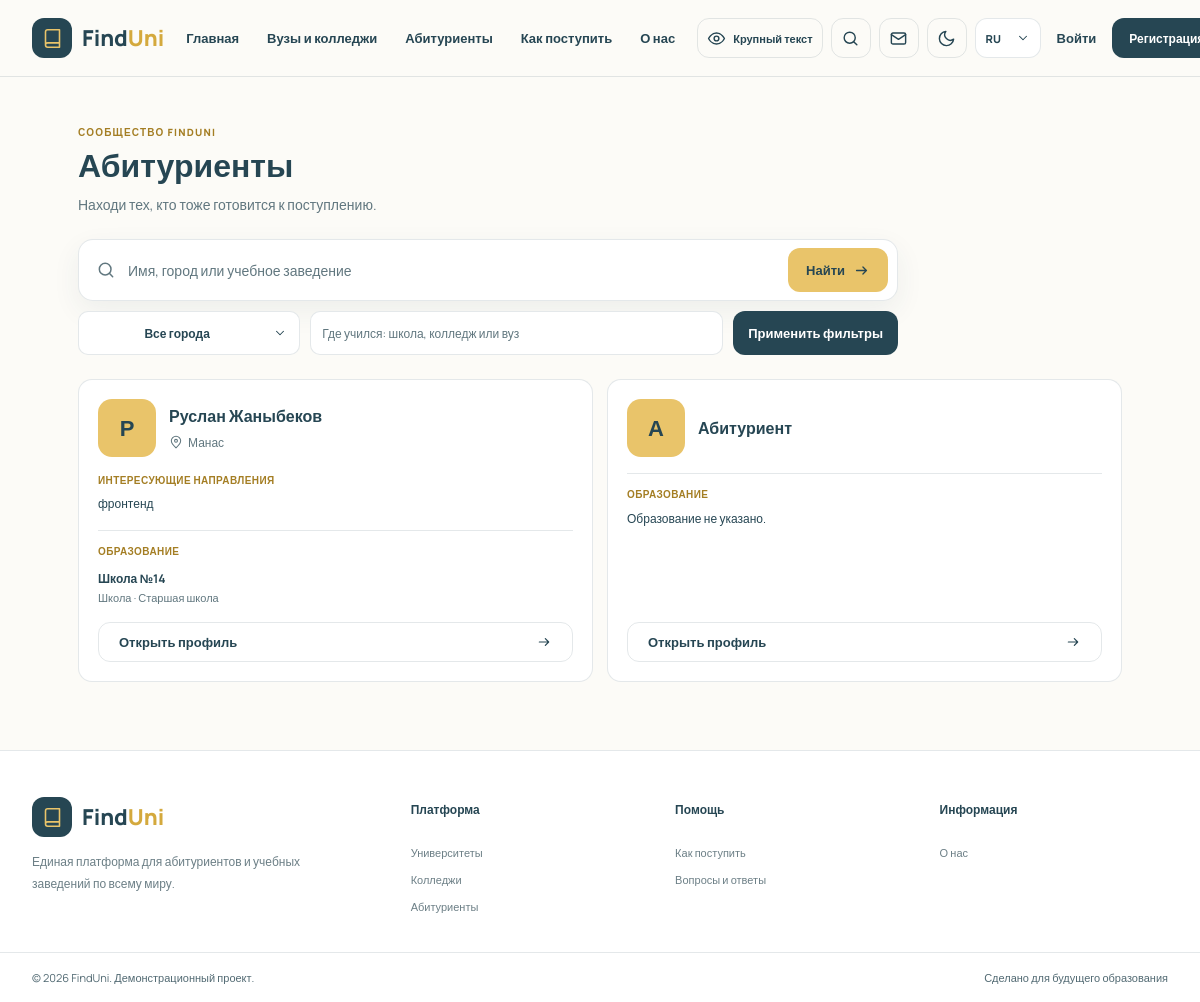
The page /students/ on the database its author committed.
### students/models.py (models this page shows, shortened)
class StudentProfile(models.Model):
    user = models.OneToOneField(settings.AUTH_USER_MODEL, on_delete=models.CASCADE, related_name='student_profile')
    full_name = models.CharField(max_length=150, blank=True)
    date_of_birth = models.DateField(null=True, blank=True)
    city = models.CharField(max_length=100, blank=True)
    nationality = models.CharField(max_length=100, blank=True)
    citizenship = models.CharField(max_length=100, blank=True)
    bio = models.TextField(blank=True)
    interests = models.TextField(blank=True)
    languages = models.CharField(max_length=200, blank=True)
    avatar = models.ImageField(upload_to='avatars/students/', blank=True)
    email_visible = models.BooleanField(default=False)
    contacts_visible = models.BooleanField(default=False)
    created_at = models.DateTimeField(auto_now_add=True)
    updated_at = models.DateTimeField(auto_now=True)
    class Meta:
        verbose_name = 'профиль абитуриента'
        verbose_name_plural = 'профили абитуриентов'

class EducationEntry(models.Model):
    LEVEL_CHOICES = [('school', 'Школа'), ('college', 'Колледж'), ('university', 'Вуз')]
    profile = models.ForeignKey(StudentProfile, related_name='education', on_delete=models.CASCADE)
    level = models.CharField(max_length=20, choices=LEVEL_CHOICES)
    institution_name = models.CharField(max_length=150)
    start_year = models.PositiveSmallIntegerField()
    end_year = models.PositiveSmallIntegerField(null=True, blank=True)
    specialty = models.CharField(max_length=150, blank=True)
    class Meta:
        verbose_name = 'запись об образовании'
        verbose_name_plural = 'образование абитуриентов'

### accounts/models.py (models this page shows, shortened)
class User(AbstractUser):
    ROLE_CHOICES = [('student', 'Студент'), ('institution', 'Учебное заведение'), ('admin', 'Администратор')]
    role = models.CharField(max_length=20, choices=ROLE_CHOICES, default='student')
    class Meta(AbstractUser.Meta):
        verbose_name = 'пользователь'
        verbose_name_plural = 'пользователи'

### students/views.py (the view, shortened to what this page needs)
# urls.py: path('', views.student_list, name='student-list'),
def student_list(request):
    query = request.GET.get('q', '').strip()
    city = request.GET.get('city', '').strip()
    institution = request.GET.get('institution', '').strip()
    qs = StudentProfile.objects.select_related('user').prefetch_related('education', 'comments')
    if city:
        qs = qs.filter(city=city)
    if institution:
        qs = qs.filter(education__institution_name__icontains=institution)
    page_obj = Paginator(qs.distinct().order_by('pk'), 10).get_page(request.GET.get('page'))
    query_parameters = request.GET.copy()
    query_parameters.pop('page', None)
    cities = StudentProfile.objects.exclude(city='').order_by('city').values_list('city', flat=True).distinct()
    return render(request, 'students/list.html', {
        'students': page_obj.object_list,
        'page_obj': page_obj,
        'query_parameters': query_parameters.urlencode(),
        'cities': cities,
        'selected_city': city,
        'institution_query': institution,
    })

### core/context_processors.py (called while the page is built, shortened)
def inbox(request):
    if not request.user.is_authenticated:
        return {'inbox_notifications': (), 'inbox_unread_count': 0}

### templates/students/list.html (shortened to what this page needs)
{% extends 'base.html' %}
{% load static %}
{% block extra_head %}<link rel="stylesheet" href="{% static 'css/students-list.css' %}?v=1"><link rel="stylesheet" href="{% static 'css/catalog-lists.css' %}?v=1">{% endblock %}
{% block content %}
<section class="student-list-page" aria-labelledby="student-list-title">
	<div class="student-list-heading"><p class="section-kicker">Сообщество FindUni</p><h1 id="student-list-title">Абитуриенты</h1><p>Находи тех, кто тоже готовится к поступлению.</p></div>
	<form method="get" class="student-list-tools" role="search">
		<div class="student-search-form"><svg class="icon" aria-hidden="true"><use href="#icon-search"/></svg><label class="visually-hidden" for="student-search-input">Поиск абитуриентов по имени, городу или месту обучения</label><input id="student-search-input" name="q" value="{{ request.GET.q }}" placeholder="Имя, город или учебное заведение"><button class="button" type="submit">Найти <svg class="icon" aria-hidden="true"><use href="#icon-arrow"/></svg></button></div>
		<div class="student-filter-row">
			<div class="city-picker custom-picker student-city-filter">
				<button class="picker-trigger" type="button" aria-expanded="false" aria-haspopup="listbox"><span>{% if selected_city %}{{ selected_city }}{% else %}Все города{% endif %}</span><svg class="icon picker-chevron" aria-hidden="true"><use href="#icon-chevron"/></svg></button>
			</div>
			<label class="student-institution-filter"><span class="visually-hidden">Фильтр по месту обучения</span><input name="institution" value="{{ institution_query }}" placeholder="Где учился: школа, колледж или вуз"></label>
			<button class="button student-filter-submit" type="submit">Применить фильтры</button>
		</div>
	</form>
	<div class="student-cards">
		{% for student in students %}
			<article class="student-card">
				<div class="student-card-heading">
					<a class="student-card-avatar" href="{% url 'student-detail' student.pk %}" aria-label="Открыть профиль: {{ student.full_name|default:student.user.get_full_name|default:'Абитуриент' }}">
						{% if student.avatar %}<img src="{{ student.avatar.url }}" alt="Фото {{ student.full_name|default:student.user.get_full_name|default:'Абитуриент' }}" loading="lazy">{% else %}<span aria-hidden="true">{{ student.full_name|default:student.user.get_full_name|default:'А'|first|upper }}</span>{% endif %}
					</a>
					<div class="student-card-identity"><h2><a href="{% url 'student-detail' student.pk %}">{{ student.full_name|default:student.user.get_full_name|default:'Абитуриент' }}</a></h2>{% if student.city %}<p class="student-card-city"><svg class="icon" aria-hidden="true"><use href="#icon-pin"/></svg>{{ student.city }}</p>{% endif %}</div>
				</div>
				{% if student.interests %}<div class="student-card-interests"><span>Интересующие направления</span><p>{{ student.interests }}</p></div>{% endif %}
				<div class="student-card-education"><span>Образование</span>{% for entry in student.education.all %}<div><strong>{{ entry.institution_name }}</strong><p>{{ entry.get_level_display }}{% if entry.specialty %} · {{ entry.specialty }}{% endif %}</p></div>{% empty %}<p>Образование не указано.</p>{% endfor %}</div>
				<a class="button button-outline student-card-open" href="{% url 'student-detail' student.pk %}">Открыть профиль <svg class="icon" aria-hidden="true"><use href="#icon-arrow"/></svg></a>
			</article>
		{% empty %}<p class="student-list-empty">Абитуриенты не найдены.</p>{% endfor %}
	</div>
</section>
{% endblock %}

### templates/base.html (shortened to what this page needs)
{% load static %}
<!doctype html>
<html lang="{{ request.LANGUAGE_CODE }}">
<head>
    <link rel="stylesheet" href="{% static 'css/styles.css' %}?v=27">
    <link rel="stylesheet" href="{% static 'css/profile-social.css' %}?v=1">
    <link rel="stylesheet" href="{% static 'css/inbox.css' %}?v=2">
    {% block extra_head %}{% endblock %}
</head>
<body class="{% if request.COOKIES.theme == 'dark' %}theme-dark{% endif %}{% if request.COOKIES.large_text == '1' %} large-text{% endif %}">
    <header class="site-header">
        <div class="header-inner">
            <a class="brand" href="{% url 'home' %}" aria-label="FindUni — главная">
                <span class="brand-mark"><svg class="icon"><use href="#icon-book"/></svg></span>
                <span>Find<span class="brand-accent">Uni</span></span>
            </a>
            <nav class="primary-nav" aria-label="Основная навигация">
                <a href="{% url 'home' %}">Главная</a>
                <a href="{% url 'institution-list' %}">Вузы и колледжи</a>
                <a href="{% url 'student-list' %}">Абитуриенты</a>
                <a href="{% url 'how-to-apply' %}">Как поступить</a>
                <a href="{% url 'about' %}">О нас</a>
            </nav>
            <div class="header-actions">
                <a class="icon-button accessibility-toggle{% if request.COOKIES.large_text == '1' %} is-active{% endif %}" href="{% url 'large-text-switch' %}?next={{ request.get_full_path|urlencode }}" aria-label="{% if request.COOKIES.large_text == '1' %}Выключить увеличенный текст{% else %}Включить увеличенный текст{% endif %}" title="{% if request.COOKIES.large_text == '1' %}Увеличенный текст включён{% else %}Увеличить текст{% endif %}"><svg class="icon" aria-hidden="true"><use href="#icon-eye"/></svg><span class="accessibility-toggle-label">{% if request.COOKIES.large_text == '1' %}Текст увеличен{% else %}Крупный текст{% endif %}</span></a>
                <button class="icon-button search-open desktop-search-open" type="button" aria-label="Открыть поиск" title="Поиск"><svg class="icon"><use href="#icon-search"/></svg></button>
                {% if user.is_authenticated and request.GET.view != 'guest' %}
                    <button class="icon-button nav-mail-button" type="button" data-inbox-open aria-haspopup="dialog" aria-controls="inbox-dialog" aria-label="Почта{% if inbox_unread_count %}, непрочитанных сообщений: {{ inbox_unread_count }}{% endif %}" title="Почта"><svg class="icon" aria-hidden="true"><use href="#icon-mail"/></svg>{% if inbox_unread_count %}<span class="nav-mail-count" aria-hidden="true">{{ inbox_unread_count }}</span>{% endif %}</button>
                {% else %}
                    <a class="icon-button nav-mail-button" href="{% url 'login' %}?next={{ request.get_full_path|urlencode }}" aria-label="Почта"><svg class="icon" aria-hidden="true"><use href="#icon-mail"/></svg></a>
                {% endif %}
                <a class="icon-button" href="{% if request.COOKIES.theme == 'dark' %}{% url 'theme-switch' 'light' %}{% else %}{% url 'theme-switch' 'dark' %}{% endif %}?next={{ request.get_full_path|urlencode }}" aria-label="Переключить тему"><svg class="icon"><use href="{% if request.COOKIES.theme == 'dark' %}#icon-sun{% else %}#icon-moon{% endif %}"/></svg></a>
                <details class="language-picker custom-picker">
                    <summary class="picker-trigger" aria-label="Выбрать язык"><span>{{ request.LANGUAGE_CODE|upper }}</span><svg class="icon picker-chevron"><use href="#icon-chevron"/></svg></summary>
                </details>
                {% if user.is_authenticated and request.GET.view != 'guest' %}
                    <a class="login-link" href="{% url 'dashboard' %}">Кабинет</a>
                    <form class="logout-form" method="post" action="{% url 'logout' %}">{% csrf_token %}<input type="hidden" name="next" value="{{ request.get_full_path }}"><button class="button button-small" type="submit">Выйти</button></form>
                {% else %}
                    <a class="login-link" href="{% url 'login' %}">Войти</a>
                    <a class="button button-small" href="{% url 'register' %}">Регистрация</a>
                {% endif %}
            </div>
        </div>
    </header>
    <main>{% block content %}{% endblock %}</main>
    <footer class="site-footer" id="about">
        <div class="footer-grid">
            <div class="footer-brand-column">
                <a class="brand" href="{% url 'home' %}"><span class="brand-mark"><svg class="icon"><use href="#icon-book"/></svg></span><span>Find<span class="brand-accent">Uni</span></span></a>
                <p>Единая платформа для абитуриентов и учебных заведений по всему миру.</p>
            </div>
            <div><h2>Платформа</h2><a href="{% url 'institution-list' %}?type=university">Университеты</a><a href="{% url 'institution-list' %}?type=college9">Колледжи</a><a href="{% url 'student-list' %}">Абитуриенты</a></div>
            <div><h2>Помощь</h2><a href="{% url 'how-to-apply' %}">Как поступить</a><a href="{% url 'about' %}#faq">Вопросы и ответы</a></div>
            <div><h2>Информация</h2><a href="{% url 'about' %}">О нас</a></div>
        </div>
        <div class="footer-bottom"><span>© 2026 FindUni. Демонстрационный проект.</span><span>Сделано для будущего образования</span></div>
    </footer>
</body>
</html>

### static/css/inbox.css (style rules this page uses)
.nav-mail-button { position:relative;flex:0 0 40px }

### static/css/students-list.css (style rules this page uses)
.student-list-page { width:min(1100px,100%);padding:48px 28px 68px!important;margin:0 auto }
.student-list-heading .section-kicker { margin-bottom:7px }
.student-list-heading h1 { margin:0;font-size:32px;line-height:1.2 }
.student-list-heading>p:last-child { margin:9px 0 0;color:var(--muted);font-size:14px;line-height:1.7 }
.student-list-tools { display:grid;gap:10px;margin-top:22px }
.student-list-tools .student-search-form { width:100%;max-width:820px;margin:0 }
.student-filter-row { display:grid;max-width:820px;grid-template-columns:minmax(145px,.7fr) minmax(220px,1.3fr) auto;align-items:center;gap:10px }
.student-filter-row .student-city-filter { min-width:0;width:100% }
.student-filter-row .picker-trigger { width:100%;min-height:44px;border-radius:10px }
.student-institution-filter { display:block;min-width:0 }
.student-institution-filter input { width:100%;min-width:0;min-height:44px;padding:8px 11px;border:1px solid var(--line);border-radius:10px;color:var(--ink);background:var(--white);font:inherit;font-size:12px }
.student-institution-filter input::placeholder { color:var(--muted);opacity:1 }
.student-filter-submit { min-height:44px;padding:0 15px;color:#fff;background:var(--ink) }
.student-cards { display:grid;grid-template-columns:repeat(auto-fit,minmax(min(100%,275px),1fr));align-items:stretch;gap:14px;margin-top:24px }
.student-card { display:flex;min-width:0;min-height:300px;flex-direction:column;gap:16px;padding:19px;border:1px solid var(--line);border-radius:14px;background:var(--white);transition:transform 180ms ease,border-color 180ms ease,box-shadow 180ms ease }
.student-card-heading { display:grid;grid-template-columns:58px minmax(0,1fr);align-items:center;gap:13px }
.student-card-avatar { display:grid;width:58px;height:58px;overflow:hidden;place-items:center;border-radius:14px;color:#264653;background:var(--gold);font-size:22px;font-weight:800 }
.student-card-identity { min-width:0 }
.student-card-identity h2 { margin:0;font-size:16px;font-weight:800;line-height:1.4;overflow-wrap:anywhere }
.student-card-city { display:flex;align-items:center;gap:5px;margin:6px 0 0;color:var(--muted);font-size:12px }
.student-card-city .icon { width:14px;height:14px }
.student-card-interests>span,.student-card-education>span { display:block;margin-bottom:7px;color:var(--gold-deep);font-size:10px;font-weight:800;letter-spacing:.4px;text-transform:uppercase }
.student-card-interests p,.student-card-education>p { margin:0;color:var(--ink);font-size:12px;line-height:1.65;overflow-wrap:anywhere }
.student-card-education { display:grid;gap:8px;padding-top:13px;border-top:1px solid var(--line) }
.student-card-education>span { margin:0 }
.student-card-education>div { min-width:0 }
.student-card-education strong { font-size:12px;line-height:1.5;overflow-wrap:anywhere }
.student-card-education>div p { margin:2px 0 0;color:var(--muted);font-size:11px;line-height:1.5;overflow-wrap:anywhere }
.student-card-open { width:100%;min-height:40px;justify-content:space-between;margin-top:auto;border:1px solid var(--line);color:var(--ink);background:transparent }
.student-card-open .icon { width:16px;height:16px }

### rows shown on the page
StudentProfile: full_name|first "Р", full_name "Руслан Жаныбеков", city "Манас", interests "фронтенд"
EducationEntry: institution_name "Школа №14", level "Школа", specialty "Старшая школа"
StudentProfile: full_name|first "А", full_name "Абитуриент"

### other values the page prints
{{ request.LANGUAGE_CODE|upper }} "RU"
